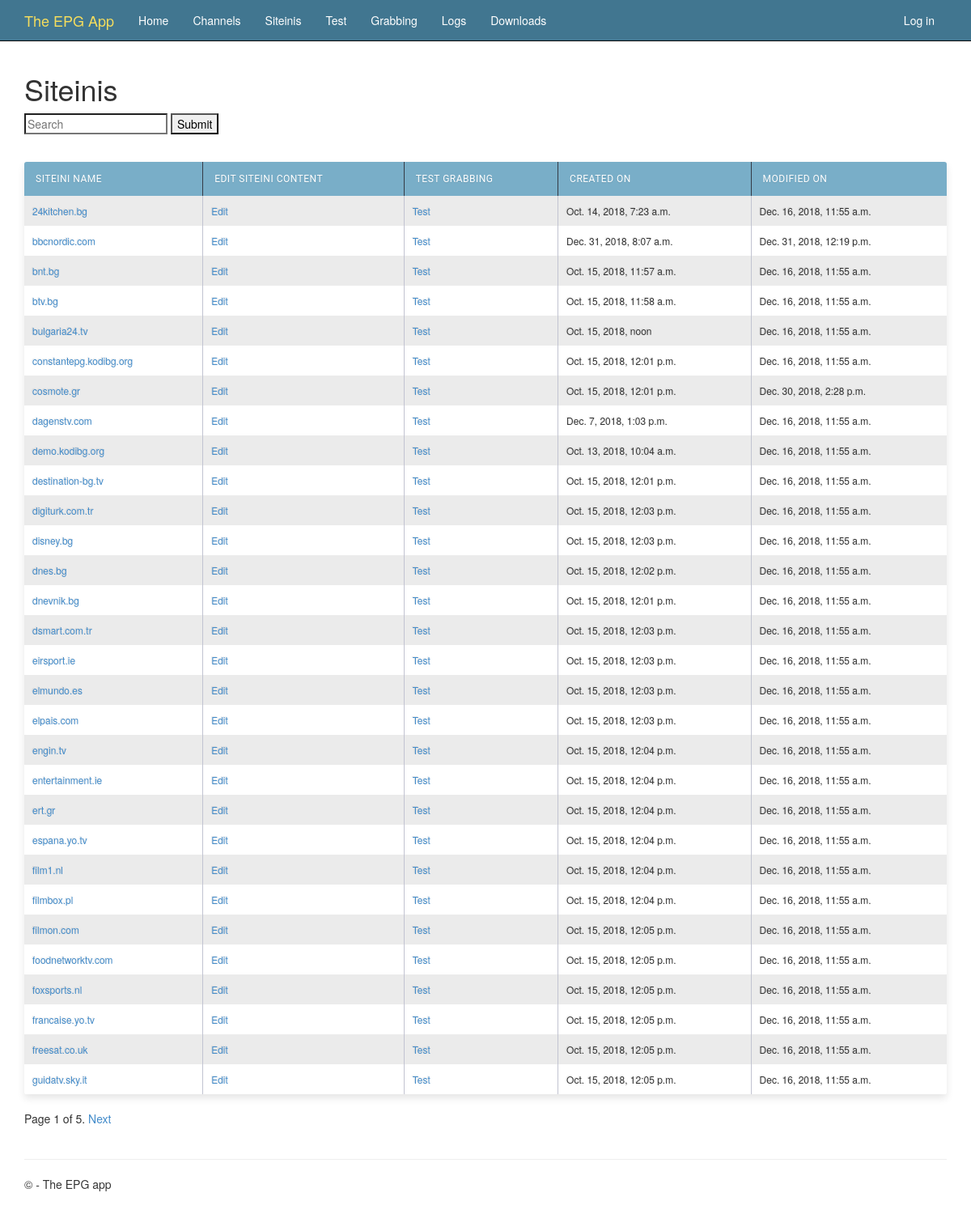
/siteinis/, run on the app's committed database.
### epgapp/models.py (models this page shows, shortened)
class Siteini(models.Model):
  import uuid
  name     = models.CharField('Name of siteini file', max_length=32)
  slug     = models.SlugField('Slug', unique=False, default="", help_text='How it appears in URL')
  enabled  = models.BooleanField(default=True)
  content  = models.TextField()
  created  = models.DateTimeField(auto_now_add=True)
  modified = models.DateTimeField(auto_now=True)
  def get_absolute_url(self):
    return reverse('siteini-detail', args=[str(self.slug)])
  class Meta:
    ordering = ['name']
    verbose_name_plural = '       Siteinis'

### epgapp/views.py (the view)
# urls.py: url(r'^siteinis/$', epgapp.views.SiteiniListView.as_view(), name='siteini-list'),
class SiteiniListView(ListView):
    model = Siteini
    paginate_by = 30
    def get_context_data(self, **kwargs):
        context = super().get_context_data(**kwargs)
        context['now'] = timezone.now()
        return context
    def get_queryset(self):
      result = super(SiteiniListView, self).get_queryset()
      q = self.request.GET.get('q')
      if q:
        result = result.filter(name__icontains=q)
      return result

### epgapp/templates/epgapp/siteini_list.html (shortened to what this page needs)
{% extends "layout.html" %}
{% block content %}
<h1>Siteinis</h1>
<form id="searchform" action="{% url 'siteini-list' %}" method="GET" accept-charset="utf-8">
    <input class="searchfield" id="searchbox" name="q" type="text" placeholder="Search">
    <input class="" type="submit" value="Submit"/>
</form>
<br />
<table class="maintable">
    <thead>
        <tr>
            <th>Siteini name</th>
            <th>Edit siteini content</th>
            <th>Test grabbing</th>
            <th>Created on</th>
            <th>Modified on</th>
        </tr>
    </thead>
    <tbody>
    {% for o in object_list %}
        {% if o.enabled %}
        <tr>
            <td><a href="{{ o.get_absolute_url }}">{{ o.name }}</a></td>
            <td><a href="{% url 'admin:epgapp_siteini_change' o.id %}">Edit</a></td>
            <td><a href="{% url 'siteini-test' %}#{{o.name}}">Test</a></td>
            <td>{{ o.created }}</td>
            <td>{{ o.modified }}</td>
        </tr>
        {% endif %}
    {% empty %}
        <tr><td colspan="3">No stats yet.</td></tr>
    {% endfor %}
    </tbody>
</table>
{% if is_paginated %}
    <div class="pagination">
        <span class="page-links">
            <span class="page-current">
                Page {{ page_obj.number }} of {{ page_obj.paginator.num_pages }}.
            </span>
            {% if page_obj.has_next %}
                <a href="{% url 'siteini-list' %}?page={{ page_obj.next_page_number }}">Next</a>
            {% endif %}
        </span>
    </div>
{% endif %}
{% endblock %}

### epgapp/static/content/site.css (style rules this page uses)
body { padding-top: 50px; padding-bottom: 20px; }
input, select, textarea { max-width: 280px; }
table.maintable { width: 100%; background: white; border-radius: 3px; border-collapse: collapse; height: 320px; margin: auto; padding: 5px; box-shadow: 0 5px 10px rgba(0, 0, 0, 0.1); animation: float 5s infinite; }
table.maintable th { font-family: "Roboto","Lucida Grande","DejaVu Sans","Bitstream Vera Sans",Verdana,Arial,sans-serif; color: #fff; background: #79aec8; letter-spacing: 0.5px; border-right: 1px solid #343a45; font-size: 12px; font-weight: 400; padding: 14px; text-transform: uppercase; text-align: left; text-shadow: 0 1px 1px rgba(0, 0, 0, 0.1); vertical-align: middle; }
table.maintable th:first-child { border-top-left-radius: 3px; }
table.maintable th:last-child { border-top-right-radius: 3px; border-right: none; }
tr:first-child { border-top: none; }
tr:last-child { border-bottom: none; }
table.maintable tr:nth-child(odd) td { background: #EBEBEB; }
tr:last-child td:first-child { border-bottom-left-radius: 3px; }
tr:last-child td:last-child { border-bottom-right-radius: 3px; }
td { background: #FFFFFF; padding: 10px; text-align: left; vertical-align: middle; font-weight: 300; font-size: 12px; text-shadow: -1px -1px 1px rgba(0, 0, 0, 0.1); border-right: 1px solid #C1C3D1; }
td:last-child { border-right: 0px; }

### data on the page
Siteini: name "24kitchen.bg", created "Oct. 14, 2018, 7:23 a.m.", modified "Dec. 16, 2018, 11:55 a.m."
Siteini: name "bbcnordic.com", created "Dec. 31, 2018, 8:07 a.m.", modified "Dec. 31, 2018, 12:19 p.m."
Siteini: name "bnt.bg", created "Oct. 15, 2018, 11:57 a.m.", modified "Dec. 16, 2018, 11:55 a.m."
Siteini: name "btv.bg", created "Oct. 15, 2018, 11:58 a.m.", modified "Dec. 16, 2018, 11:55 a.m."
Siteini: name "bulgaria24.tv", created "Oct. 15, 2018, noon", modified "Dec. 16, 2018, 11:55 a.m."
Siteini: name "constantepg.kodibg.org", created "Oct. 15, 2018, 12:01 p.m.", modified "Dec. 16, 2018, 11:55 a.m."
Siteini: name "cosmote.gr", created "Oct. 15, 2018, 12:01 p.m.", modified "Dec. 30, 2018, 2:28 p.m."
Siteini: name "dagenstv.com", created "Dec. 7, 2018, 1:03 p.m.", modified "Dec. 16, 2018, 11:55 a.m."
Siteini: name "demo.kodibg.org", created "Oct. 13, 2018, 10:04 a.m.", modified "Dec. 16, 2018, 11:55 a.m."
Siteini: name "destination-bg.tv", created "Oct. 15, 2018, 12:01 p.m.", modified "Dec. 16, 2018, 11:55 a.m."
Siteini: name "digiturk.com.tr", created "Oct. 15, 2018, 12:03 p.m.", modified "Dec. 16, 2018, 11:55 a.m."
Siteini: name "disney.bg", created "Oct. 15, 2018, 12:03 p.m.", modified "Dec. 16, 2018, 11:55 a.m."
Siteini: name "dnes.bg", created "Oct. 15, 2018, 12:02 p.m.", modified "Dec. 16, 2018, 11:55 a.m."
Siteini: name "dnevnik.bg", created "Oct. 15, 2018, 12:01 p.m.", modified "Dec. 16, 2018, 11:55 a.m."
Siteini: name "dsmart.com.tr", created "Oct. 15, 2018, 12:03 p.m.", modified "Dec. 16, 2018, 11:55 a.m."
Siteini: name "eirsport.ie", created "Oct. 15, 2018, 12:03 p.m.", modified "Dec. 16, 2018, 11:55 a.m."
Siteini: name "elmundo.es", created "Oct. 15, 2018, 12:03 p.m.", modified "Dec. 16, 2018, 11:55 a.m."
Siteini: name "elpais.com", created "Oct. 15, 2018, 12:03 p.m.", modified "Dec. 16, 2018, 11:55 a.m."
Siteini: name "engin.tv", created "Oct. 15, 2018, 12:04 p.m.", modified "Dec. 16, 2018, 11:55 a.m."
Siteini: name "entertainment.ie", created "Oct. 15, 2018, 12:04 p.m.", modified "Dec. 16, 2018, 11:55 a.m."
Siteini: name "ert.gr", created "Oct. 15, 2018, 12:04 p.m.", modified "Dec. 16, 2018, 11:55 a.m."
Siteini: name "espana.yo.tv", created "Oct. 15, 2018, 12:04 p.m.", modified "Dec. 16, 2018, 11:55 a.m."
Siteini: name "film1.nl", created "Oct. 15, 2018, 12:04 p.m.", modified "Dec. 16, 2018, 11:55 a.m."
Siteini: name "filmbox.pl", created "Oct. 15, 2018, 12:04 p.m.", modified "Dec. 16, 2018, 11:55 a.m."
Siteini: name "filmon.com", created "Oct. 15, 2018, 12:05 p.m.", modified "Dec. 16, 2018, 11:55 a.m."
Siteini: name "foodnetworktv.com", created "Oct. 15, 2018, 12:05 p.m.", modified "Dec. 16, 2018, 11:55 a.m."
Siteini: name "foxsports.nl", created "Oct. 15, 2018, 12:05 p.m.", modified "Dec. 16, 2018, 11:55 a.m."
Siteini: name "francaise.yo.tv", created "Oct. 15, 2018, 12:05 p.m.", modified "Dec. 16, 2018, 11:55 a.m."
Siteini: name "freesat.co.uk", created "Oct. 15, 2018, 12:05 p.m.", modified "Dec. 16, 2018, 11:55 a.m."
Siteini: name "guidatv.sky.it", created "Oct. 15, 2018, 12:05 p.m.", modified "Dec. 16, 2018, 11:55 a.m."

### other printed values
{{ page_obj.number }} "1"
{{ page_obj.paginator.num_pages }} "5"
